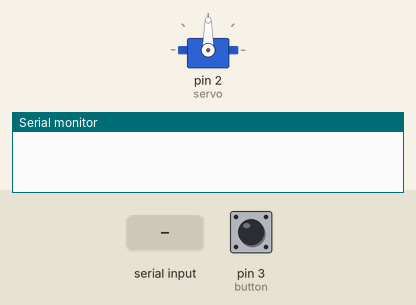
A sketch run on a simulated Arduino Uno, built with avr-gcc and run on an emulated ATmega328P. On the bench: servo, the last lines printed to the serial monitor. Inputs (shaded band) come from the test bench; at power-on: pin 3 (button) LOW.

Above: at 2.2 s.
2.3 s: "2" received over the second serial link
At 3.4 s:
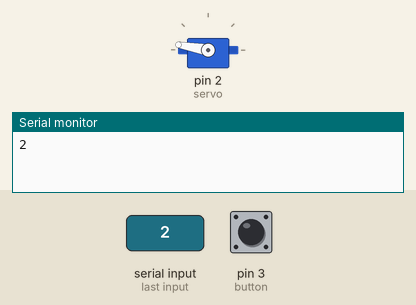
4.3 s: pin 3 (button) pulled HIGH for 3.2 s
At 5.4 s:
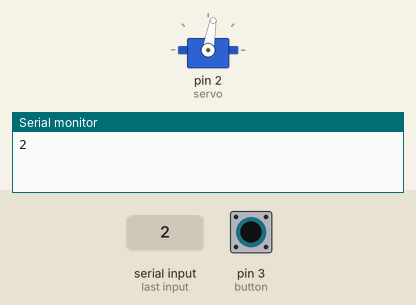
9.0 s: "1" received over the second serial link
At 9.6 s:
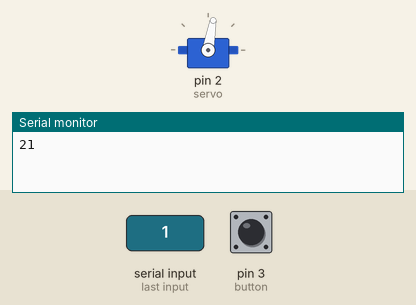
Timing chart, 0 to 12.0 s (numbered marks = the images above; inputs shaded):
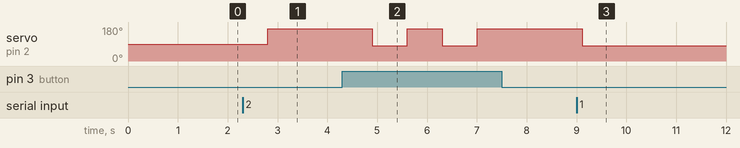

The sketch:

switch.ino
```cpp
#include<Servo.h> //Servo 라이브러리를 추가
#include <SoftwareSerial.h>

int blueTx=6;   //Tx (보내는핀 설정)at
int blueRx=7;   //Rx (받는핀 설정)
SoftwareSerial mySerial(blueTx, blueRx);  //시리얼 통신을 위한 객체선언

int buttonState =0;
int button =3;
int count=0;

int state = LOW;      // LED 상태
int reading;          // 터치센서 상태
int previous = LOW;   // 터치센서 이전 상태


Servo servo;      //Servo 클래스로 servo객체 생성
int value = 0;    // 각도를 조절할 변수 value

int onAngle=80;
int offAngle=170;

void setup() {

  pinMode(button,INPUT);
  servo.attach(2);     //맴버함수인 attach : 핀 설정
  Serial.begin(9600); //시리얼 모니터 사용 고고
  mySerial.begin(9600); //블루투스 시리얼
}

void loop() {


    while(mySerial.available())  //mySerial에 전송된 값이 있으면
      {

        char myChar = (char)mySerial.read();  //mySerial int 값을 char 형식으로 변환
        Serial.write(myChar);
        delay(5);           //수신 문자열 끊김 방지

        if(myChar=='1')
            servo.write(onAngle);


        else if(myChar=='2')
            servo.write(offAngle);

      }


    buttonState = digitalRead(button);


   if(buttonState==HIGH){


      count=count+1;

           if(count==1){
              servo.write(onAngle);
           }

           else if(count==2){
              servo.write(offAngle);
              count=0;
           }
   }


  delay(700);


}
```

Measured:
- after the input at 2.3 s, servo on pin 2 (servo): 90° → 170° after 0.51 s
- after the input at 4.3 s, servo on pin 2 (servo): alternates 170° for 0.70 s and 80° for 0.70 s, 4 changes in all, then stays 170°, starting after 0.61 s
- after the input at 9.0 s, servo on pin 2 (servo): 170° → 80° after 0.11 s
